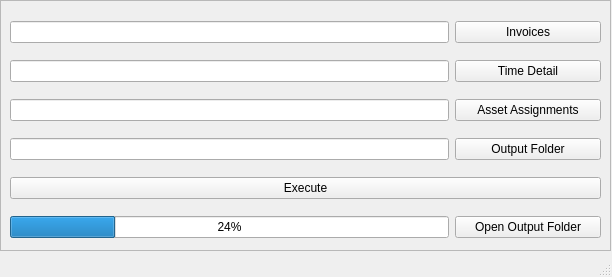
<?xml version="1.0" encoding="UTF-8"?>
<ui version="4.0">
 <class>MainWindow</class>
 <widget class="QMainWindow" name="MainWindow">
  <property name="geometry">
   <rect>
    <x>0</x>
    <y>0</y>
    <width>612</width>
    <height>277</height>
   </rect>
  </property>
  <property name="windowTitle">
   <string>Invoice Processor</string>
  </property>
  <widget class="QWidget" name="centralwidget">
   <widget class="QFrame" name="frame">
    <property name="geometry">
     <rect>
      <x>0</x>
      <y>0</y>
      <width>611</width>
      <height>251</height>
     </rect>
    </property>
    <property name="autoFillBackground">
     <bool>true</bool>
    </property>
    <property name="frameShape">
     <enum>QFrame::StyledPanel</enum>
    </property>
    <property name="frameShadow">
     <enum>QFrame::Raised</enum>
    </property>
    <widget class="QWidget" name="">
     <property name="geometry">
      <rect>
       <x>10</x>
       <y>10</y>
       <width>591</width>
       <height>241</height>
      </rect>
     </property>
     <layout class="QGridLayout" name="gridLayout">
      <item row="3" column="3">
       <widget class="QPushButton" name="outputButton">
        <property name="text">
         <string>Output Folder</string>
        </property>
       </widget>
      </item>
      <item row="0" column="3">
       <widget class="QPushButton" name="invoiceButton">
        <property name="text">
         <string>Invoices</string>
        </property>
       </widget>
      </item>
      <item row="1" column="3">
       <widget class="QPushButton" name="timeDetailButton">
        <property name="text">
         <string>Time Detail</string>
        </property>
       </widget>
      </item>
      <item row="2" column="3">
       <widget class="QPushButton" name="assetAssignmentsButton">
        <property name="text">
         <string>Asset Assignments</string>
        </property>
       </widget>
      </item>
      <item row="5" column="3">
       <widget class="QPushButton" name="openOutputButton">
        <property name="text">
         <string>Open Output Folder</string>
        </property>
       </widget>
      </item>
      <item row="5" column="0" colspan="3">
       <widget class="QProgressBar" name="progressBar">
        <property name="value">
         <number>24</number>
        </property>
       </widget>
      </item>
      <item row="3" column="0" colspan="3">
       <widget class="QLineEdit" name="outputText"/>
      </item>
      <item row="2" column="0" colspan="3">
       <widget class="QLineEdit" name="assetAssignmentText"/>
      </item>
      <item row="1" column="0" colspan="3">
       <widget class="QLineEdit" name="timeDetailText"/>
      </item>
      <item row="0" column="0" colspan="3">
       <widget class="QLineEdit" name="invoiceText"/>
      </item>
      <item row="4" column="0" colspan="4">
       <widget class="QPushButton" name="executeButton">
        <property name="text">
         <string>Execute</string>
        </property>
       </widget>
      </item>
     </layout>
    </widget>
   </widget>
  </widget>
  <widget class="QStatusBar" name="statusBar"/>
 </widget>
 <resources>
  <include location="resources.qrc"/>
 </resources>
 <connections/>
</ui>
